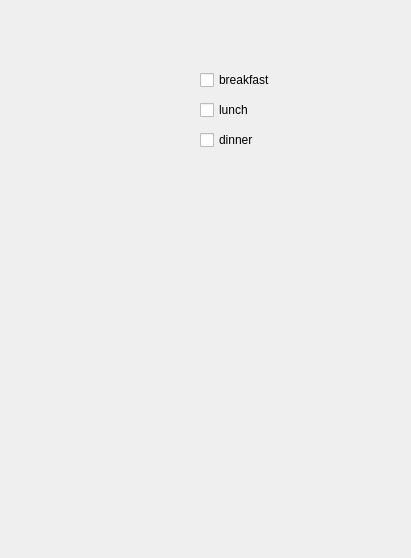
        <widget class="QWidget" name="page_3">
         <property name="geometry">
          <rect>
           <x>0</x>
           <y>0</y>
           <width>411</width>
           <height>558</height>
          </rect>
         </property>
         <attribute name="label">
          <string>Services</string>
         </attribute>
         <widget class="QCheckBox" name="checkBox_3">
          <property name="geometry">
           <rect>
            <x>200</x>
            <y>70</y>
            <width>151</width>
            <height>20</height>
           </rect>
          </property>
          <property name="styleSheet">
           <string notr="true">

</string>
          </property>
          <property name="text">
           <string>breakfast</string>
          </property>
         </widget>
         <widget class="QCheckBox" name="checkBox_5">
          <property name="geometry">
           <rect>
            <x>200</x>
            <y>130</y>
            <width>151</width>
            <height>20</height>
           </rect>
          </property>
          <property name="text">
           <string>dinner</string>
          </property>
         </widget>
         <widget class="QCheckBox" name="checkBox_4">
          <property name="geometry">
           <rect>
            <x>200</x>
            <y>100</y>
            <width>151</width>
            <height>20</height>
           </rect>
          </property>
          <property name="text">
           <string>lunch</string>
          </property>
         </widget>
         <widget class="QLabel" name="label_21">
          <property name="geometry">
           <rect>
            <x>30</x>
            <y>40</y>
            <width>131</width>
            <height>131</height>
           </rect>
          </property>
          <property name="text">
           <string/>
          </property>
          <property name="pixmap">
           <pixmap resource="test.qrc">:/newPrefix/food.png</pixmap>
          </property>
          <property name="scaledContents">
           <bool>true</bool>
          </property>
         </widget>
        </widget>
